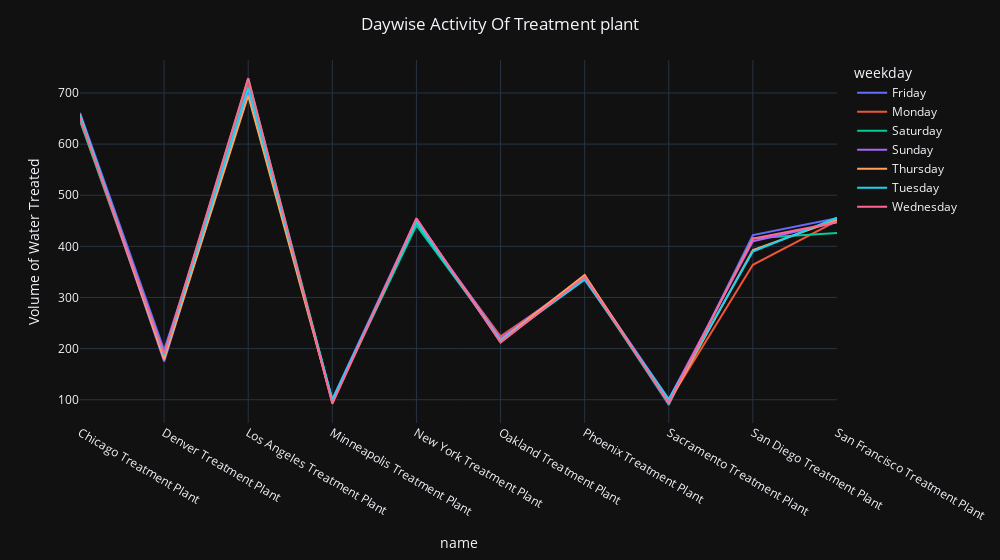

Notebook cell for this chart:
### Code cell
fig=px.line(Weekday_wise_act_df,x='name',y='Volume of Water Treated',template='plotly_dark',color='weekday')
fig.update_layout(width=1000,title=dict(text=' Daywise Activity Of Treatment plant',x=0.5))

### Figure 1 — Plotly figure (JSON) as saved in the notebook; plotly's stock layout.template omitted (floating-point values rounded to 4 significant figures)
{"data": [{"hovertemplate": "weekday=Friday<br>name=%{x}<br>Volume of Water Treated=%{y}<extra></extra>", "legendgroup": "Friday", "line": {"color": "#636efa", "dash": "solid"}, "marker": {"symbol": "circle"}, "mode": "lines", "name": "Friday", "orientation": "v", "showlegend": true, "type": "scatter", "x": ["Chicago Treatment Plant", "Denver Treatment Plant", "Los Angeles Treatment Plant", "Minneapolis Treatment Plant", "New York Treatment Plant", "Oakland Treatment Plant", "Phoenix Treatment Plant", "Sacramento Treatment Plant", "San Diego Treatment Plant ", "San Francisco Treatment Plant"], "xaxis": "x", "y": [661, 197, 698, 101, 454, 213, 342, 90, 422, 455], "yaxis": "y"}, {"hovertemplate": "weekday=Monday<br>name=%{x}<br>Volume of Water Treated=%{y}<extra></extra>", "legendgroup": "Monday", "line": {"color": "#EF553B", "dash": "solid"}, "marker": {"symbol": "circle"}, "mode": "lines", "name": "Monday", "orientation": "v", "showlegend": true, "type": "scatter", "x": ["Chicago Treatment Plant", "Denver Treatment Plant", "Los Angeles Treatment Plant", "Minneapolis Treatment Plant", "New York Treatment Plant", "Oakland Treatment Plant", "Phoenix Treatment Plant", "Sacramento Treatment Plant", "San Diego Treatment Plant ", "San Francisco Treatment Plant"], "xaxis": "x", "y": [646, 183, 717, 94, 446, 224, 337, 96, 364, 450], "yaxis": "y"}, {"hovertemplate": "weekday=Saturday<br>name=%{x}<br>Volume of Water Treated=%{y}<extra></extra>", "legendgroup": "Saturday", "line": {"color": "#00cc96", "dash": "solid"}, "marker": {"symbol": "circle"}, "mode": "lines", "name": "Saturday", "orientation": "v", "showlegend": true, "type": "scatter", "x": ["Chicago Treatment Plant", "Denver Treatment Plant", "Los Angeles Treatment Plant", "Minneapolis Treatment Plant", "New York Treatment Plant", "Oakland Treatment Plant", "Phoenix Treatment Plant", "Sacramento Treatment Plant", "San Diego Treatment Plant ", "San Francisco Treatment Plant"], "xaxis": "x", "y": [646, 187, 728, 98, 441, 218, 338, 92, 416, 426], "yaxis": "y"}, {"hovertemplate": "weekday=Sunday<br>name=%{x}<br>Volume of Water Treated=%{y}<extra></extra>", "legendgroup": "Sunday", "line": {"color": "#ab63fa", "dash": "solid"}, "marker": {"symbol": "circle"}, "mode": "lines", "name": "Sunday", "orientation": "v", "showlegend": true, "type": "scatter", "x": ["Chicago Treatment Plant", "Denver Treatment Plant", "Los Angeles Treatment Plant", "Minneapolis Treatment Plant", "New York Treatment Plant", "Oakland Treatment Plant", "Phoenix Treatment Plant", "Sacramento Treatment Plant", "San Diego Treatment Plant ", "San Francisco Treatment Plant"], "xaxis": "x", "y": [658, 175, 706, 96, 451, 220, 341, 101, 410, 447], "yaxis": "y"}, {"hovertemplate": "weekday=Thursday<br>name=%{x}<br>Volume of Water Treated=%{y}<extra></extra>", "legendgroup": "Thursday", "line": {"color": "#FFA15A", "dash": "solid"}, "marker": {"symbol": "circle"}, "mode": "lines", "name": "Thursday", "orientation": "v", "showlegend": true, "type": "scatter", "x": ["Chicago Treatment Plant", "Denver Treatment Plant", "Los Angeles Treatment Plant", "Minneapolis Treatment Plant", "New York Treatment Plant", "Oakland Treatment Plant", "Phoenix Treatment Plant", "Sacramento Treatment Plant", "San Diego Treatment Plant ", "San Francisco Treatment Plant"], "xaxis": "x", "y": [658, 179, 695, 96, 450, 216, 344, 94, 393, 452], "yaxis": "y"}, {"hovertemplate": "weekday=Tuesday<br>name=%{x}<br>Volume of Water Treated=%{y}<extra></extra>", "legendgroup": "Tuesday", "line": {"color": "#19d3f3", "dash": "solid"}, "marker": {"symbol": "circle"}, "mode": "lines", "name": "Tuesday", "orientation": "v", "showlegend": true, "type": "scatter", "x": ["Chicago Treatment Plant", "Denver Treatment Plant", "Los Angeles Treatment Plant", "Minneapolis Treatment Plant", "New York Treatment Plant", "Oakland Treatment Plant", "Phoenix Treatment Plant", "Sacramento Treatment Plant", "San Diego Treatment Plant ", "San Francisco Treatment Plant"], "xaxis": "x", "y": [657, 187, 710, 100, 448, 215, 335, 101, 390, 456], "yaxis": "y"}, {"hovertemplate": "weekday=Wednesday<br>name=%{x}<br>Volume of Water Treated=%{y}<extra></extra>", "legendgroup": "Wednesday", "line": {"color": "#FF6692", "dash": "solid"}, "marker": {"symbol": "circle"}, "mode": "lines", "name": "Wednesday", "orientation": "v", "showlegend": true, "type": "scatter", "x": ["Chicago Treatment Plant", "Denver Treatment Plant", "Los Angeles Treatment Plant", "Minneapolis Treatment Plant", "New York Treatment Plant", "Oakland Treatment Plant", "Phoenix Treatment Plant", "Sacramento Treatment Plant", "San Diego Treatment Plant ", "San Francisco Treatment Plant"], "xaxis": "x", "y": [651, 190, 729, 92, 455, 212, 340, 94, 415, 447], "yaxis": "y"}], "layout": {"legend": {"title": {"text": "weekday"}, "tracegroupgap": 0}, "margin": {"t": 60}, "title": {"text": " Daywise Activity Of Treatment plant", "x": 0.5}, "width": 1000, "xaxis": {"anchor": "y", "domain": [0, 1], "title": {"text": "name"}}, "yaxis": {"anchor": "x", "domain": [0, 1], "title": {"text": "Volume of Water Treated"}}}}
